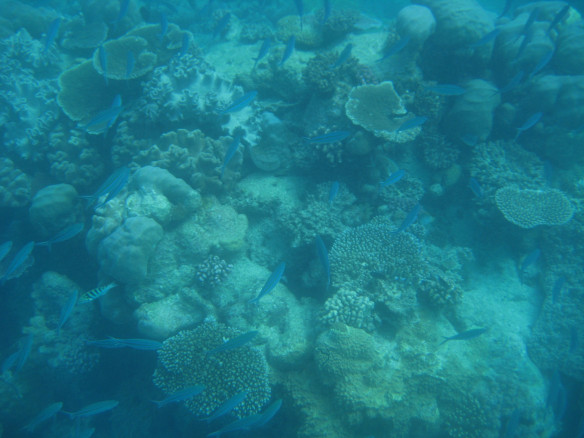
#> input picture MatLab Implementation/uwi.jpg, 584 x 438 px, found by its file name
$ jupyter execute --allow-errors 'Color Balance and Fuion for Underwater Image Enhancement.ipynb'   (shell and % lines are left out)   (older library calls are emulated)
#> lines starting #> are read from the running program, lines starting #| are printed output that depends on the picture
[cell 1]
import cv2
import numpy as np
from skimage import color
import matplotlib.pyplot as plt

[cell 2]
img = cv2.imread("uwi.jpg")
#> img is the input picture: shape (438, 584, 3); mean B, G, R 137.3, 122, 26.8
plt.imshow(img)
plt.show()
R = img[:,:,0]
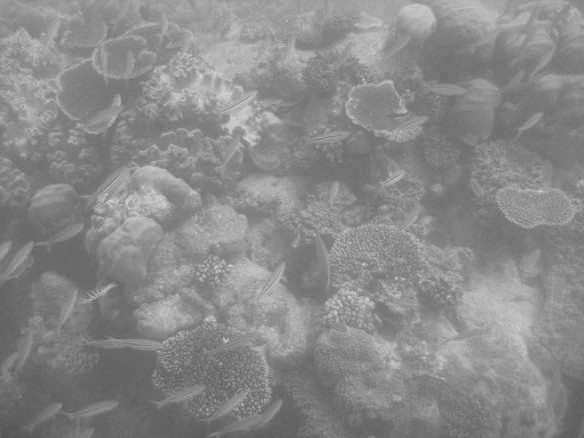
#> R: shape (438, 584); min 83, max 216, mean 137.3
G = img[:,:,1]
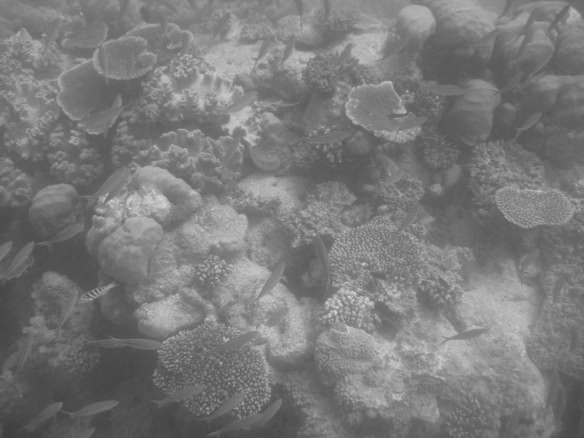
#> G: shape (438, 584); min 61, max 215, mean 122
B = img[:,:,2]
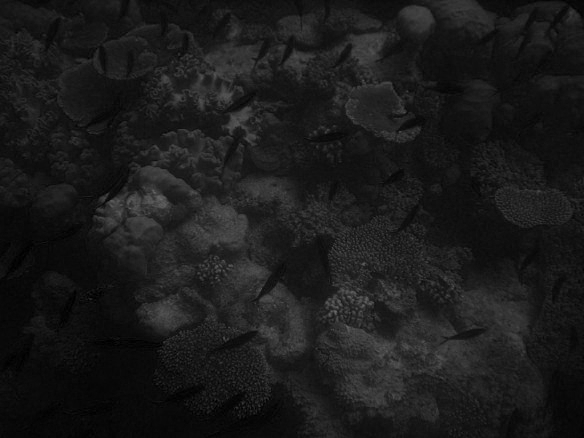
#> B: shape (438, 584); min 0, max 106, mean 26.8
Rm=np.mean(R,axis=0)
#> Rm = 584 values, max 153.7 at index 232, min 122 at index 0, mean 137.3
rm1=np.mean(Rm);
#> rm1 = 137.3
Gm=np.mean(G,axis=0)
#> Gm = 584 values, max 142.8 at index 239, min 98.63 at index 0, mean 122
gm1=np.mean(Gm);
#> gm1 = 122
Bm=np.mean(B,axis=0);
#> Bm = 584 values, max 38.93 at index 362, min 15.28 at index 15, mean 26.79
bm1=np.mean(Bm);
#> bm1 = 26.79
Irc = np.double(R)+np.double((gm1-rm1))*np.double((1-rm1))*np.double(G)
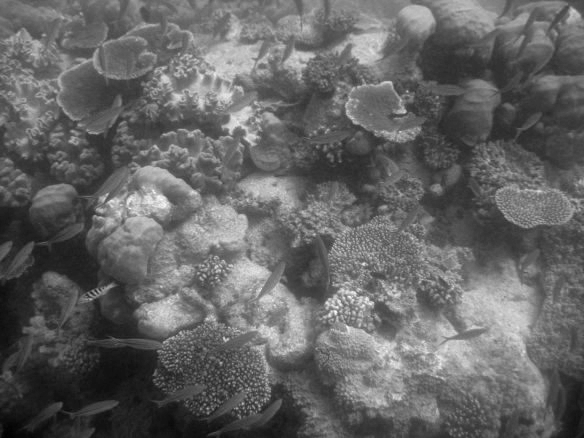
#> Irc: shape (438, 584) float64; min 127844.6, max 450496.3, mean 255559.5; drawn with min black and max white
plt.imshow(Irc)
plt.show()

[cell 3]
def grayworld5():
    input1= cv2.imread('uwi.jpg');
    plt.imshow(input1)
    dim = np.shape(input1)[2];
#> dim = 3
    input1 = np.array(input1,dtype='uint8')
    output = np.zeros(np.shape(input1))
    if(dim==1 or dim==3):
        for j in range(0,dim):
            value1 = np.sum(np.sum(input1[:,:,j],axis=0),axis=0)
            value2 = np.size(input1[:,:,j])
            scalVal=value1/value2;
            sai=(127.5/scalVal);
            output[:,:,j]=input1[:,:,j]*sai;
#> this loop made 3 passes
#> (value1, scalVal, sai) on passes 1 to 3: (35124816, 137.3, 0.929), (31194768, 122, 1.05), (6852300, 26.79, 4.76)
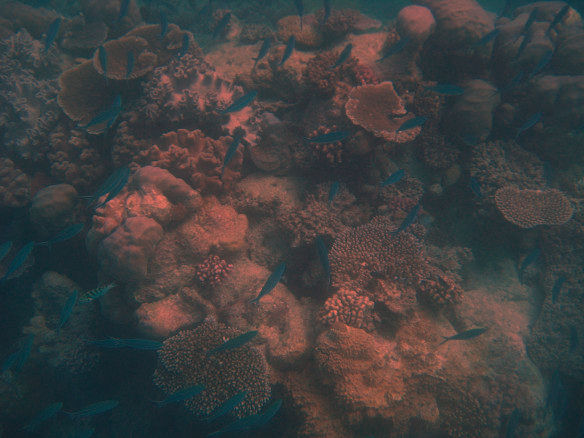
#> output: shape (438, 584, 3) float64; mean B, G, R 127.5, 127.5, 127.5; drawn with min black and max white
        output = np.array(output,dtype='uint8');
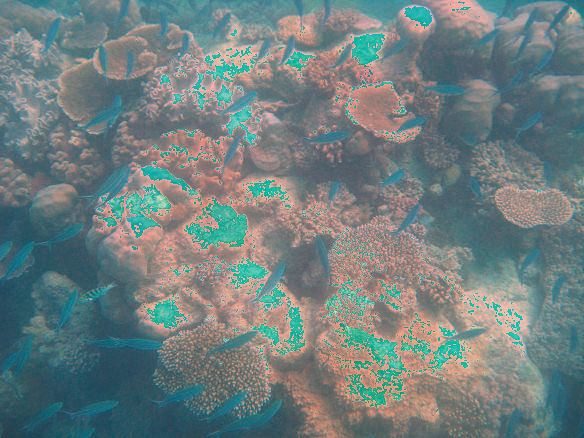
#> output: shape (438, 584, 3); mean B, G, R 127, 127, 111.7
        plt.imshow(output);
        #lt.savefig('dim2.jpg')
    else:
        print('myApp:argChk','Input error. Matrix dimensions do not fit.');

    return output;
final_output=grayworld5()
#> figure, not shown here; B, G, R data is drawn as R, G, B

[cell 4]
# Gamma Correction

# Open the image.
img = cv2.imread('dim2.jpg')
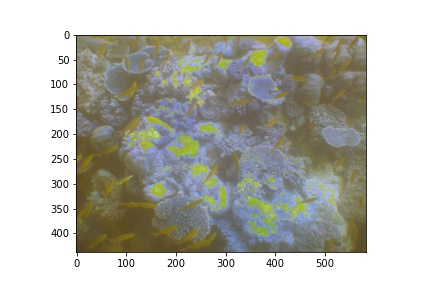
#> input picture MatLab Implementation/dim2.jpg, 432 x 288 px, found by its file name
#> img is the input picture: shape (288, 432, 3); mean B, G, R 179.8, 187.4, 187.3

# Trying gamma values.

gamma = 1.3

# Apply gamma correction.
gamma_corrected = np.array(255*(img / 255) ** gamma, dtype = 'uint8')
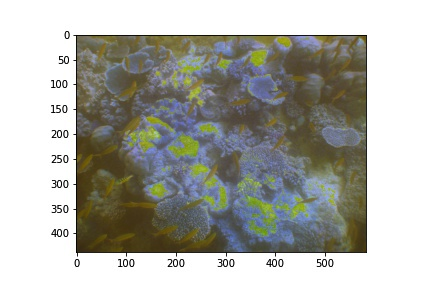
#> gamma_corrected: shape (288, 432, 3); mean B, G, R 168.3, 175.2, 174.9
plt.imshow(gamma_corrected)

[cell 5]
#Image Sharpening

img = cv2.imread('dim2.jpg')
filter1 = np.array([[-1,-1,-1],[-1,9,-1],[-1,-1,-1]])

sharpen_img = cv2.filter2D(img,-1,filter1)
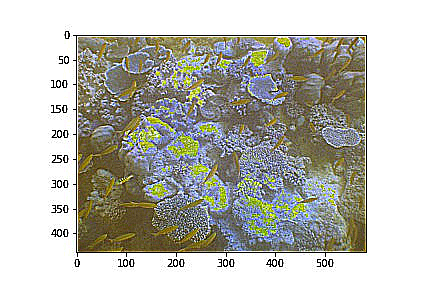
#> sharpen_img: shape (288, 432, 3); mean B, G, R 179.5, 187.3, 187.3
#cv2.imwrite('sharpen_image.jpg', sharpen_img)
plt.imshow(sharpen_img)
plt.show()

[cell 6]
## Below is the image of How Multi Scale Fusion can be applied on the images.
# By using of the various Filters
img = cv2.imread("MSF.jpg")
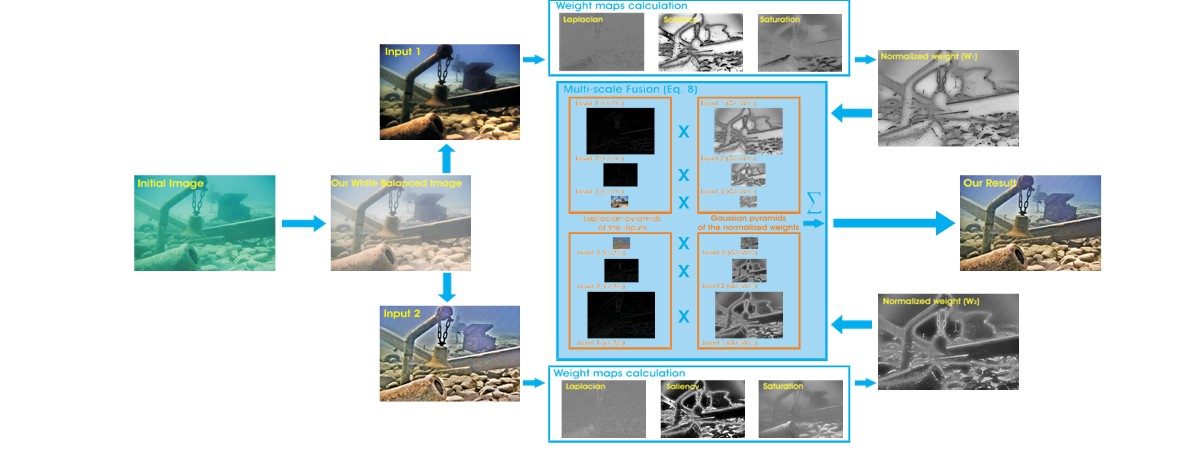
#> input picture MSF.jpg, 1201 x 461 px, found by its file name
#> img is the input picture: shape (461, 1201, 3); mean B, G, R 218, 216.5, 207.3
plt.figure(figsize=(20,12))
plt.imshow(img)
